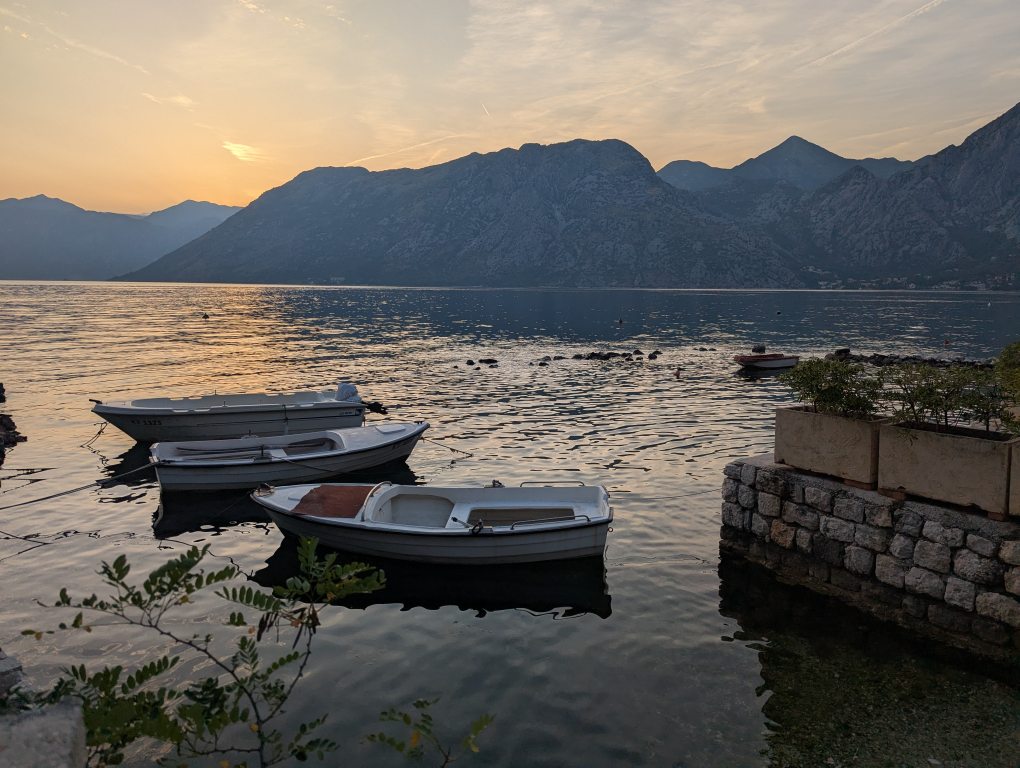
#> input picture conversion_tool/pictures/PXL_20250617_175948718.jpg, 4080 x 3072 px (shown at 1/4 size); its folder holds only this picture in this run
$ python convert.py pictures/PXL_20250617_175948718.jpg --dir landscape
#> lines starting #> are read from the running program, lines starting #| are printed output that depends on the picture
# encoding: utf-8
"""
Optimized image converter for E Ink Spectra 6 (E6) 6-color photo frames.
- Uses the "magic" pure-color palette many firmwares require for color recognition
- --mode cut always crops to exactly fill target (no bars)
- Batch processing with --all
- LANCZOS resize + optional mild sharpening
"""

import sys
import os
from PIL import Image, ImageFilter
import argparse


SUPPORTED_EXTS = {'.jpg', '.jpeg', '.png', '.bmp', '.webp', '.gif'}


def is_likely_output(filename):
    """Skip files that look like previous outputs"""
    name = filename.lower()
    return '_scale.bmp' in name or '_cut.bmp' in name


def get_image_files(directory='.'):
    """Return list of supported image files in directory, excluding outputs"""
    files = []
    for f in os.listdir(directory):
        if os.path.isfile(f):
            ext = os.path.splitext(f)[1].lower()
            if ext in SUPPORTED_EXTS and not is_likely_output(f):
                files.append(f)
    return sorted(files)


def process_image(input_path, args):
    """Core processing logic for one image"""
#> called with input_path = 'pictures/PXL_20250617_175948718.jpg'
    if not os.path.isfile(input_path):
        print(f"  Skip: {input_path} (not found)")
        return

    # Determine target resolution
    if args.dir == 'landscape':
        target = (800, 480)
    elif args.dir == 'portrait':
        target = (480, 800)
    else:
        try:
            with Image.open(input_path) as im:
                target = (800, 480) if im.width >= im.height else (480, 800)
        except Exception:
            print(f"  Skip: {input_path} (cannot open)")
            return

    target_w, target_h = target

    try:
        orig = Image.open(input_path).convert('RGB')
#> orig is the input picture: PIL image 4080x3072 RGB; mean R, G, B 105.8, 101.7, 95.6
    except Exception as e:
        print(f"  Skip: {input_path} (open failed: {e})")
        return

    orig_w, orig_h = orig.size
#> orig_w = 4080; orig_h = 3072

    if args.mode == 'scale':
        ratio = min(target_w / orig_w, target_h / orig_h)
#> ratio = 0.156
        new_size = (round(orig_w * ratio), round(orig_h * ratio))
#> new_size = (638, 480)
        resized = orig.resize(new_size, Image.LANCZOS)
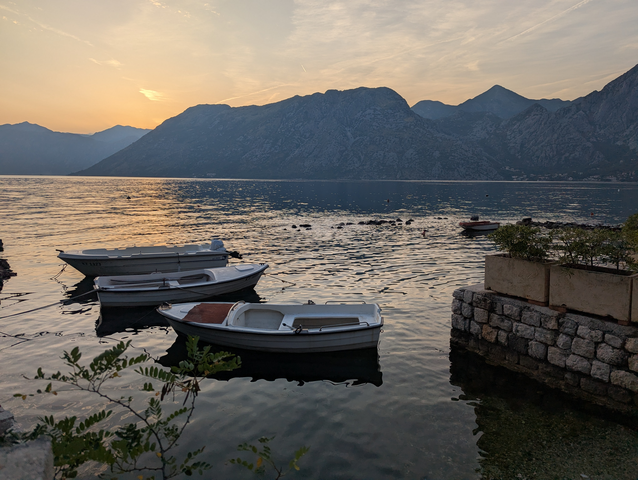
#> resized: PIL image 638x480 RGB; mean R, G, B 105.8, 101.7, 95.6

        result = Image.new('RGB', target, (255, 255, 255))
#> result: PIL image 800x480 RGB; every value is 255
        offset_x = (target_w - new_size[0]) // 2
#> offset_x = 81
        offset_y = (target_h - new_size[1]) // 2
#> offset_y = 0
        result.paste(resized, (offset_x, offset_y))
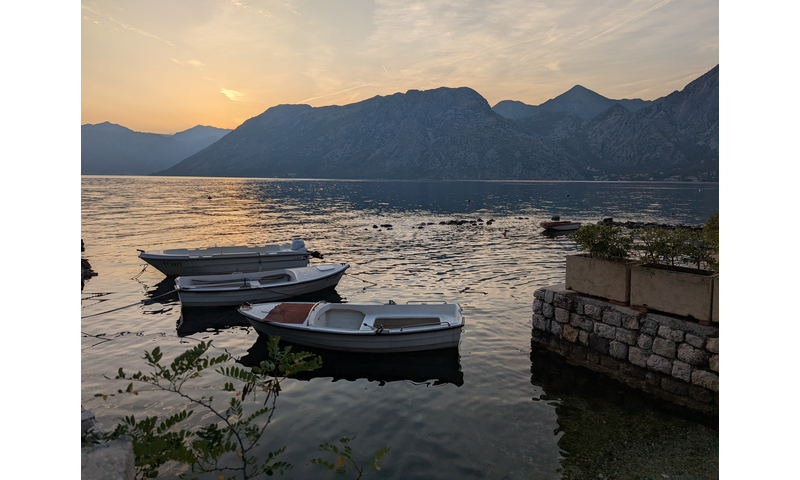
#> result: PIL image 800x480 RGB; mean R, G, B 136, 132.7, 127.9

    else:  # cut = cover + center crop → always fills exactly
        ratio = max(target_w / orig_w, target_h / orig_h)
        new_w = round(orig_w * ratio)
        new_h = round(orig_h * ratio)
        resized = orig.resize((new_w, new_h), Image.LANCZOS)

        left = (new_w - target_w) // 2
        top = (new_h - target_h) // 2
        result = resized.crop((left, top, left + target_w, top + target_h))

    # Mild sharpening (helps detail — disable if it causes issues)
    if not args.no_sharpen:
        result = result.filter(ImageFilter.UnsharpMask(radius=0.8, percent=140, threshold=2))

    # ────────────────────────────────────────────────
    #   Palette that many photo-frame firmwares expect
    #   (pure colors + duplicated black + padding)
    # ────────────────────────────────────────────────
    pal_image = Image.new("P", (1,1))
    pal_image.putpalette(
        (25,  30,  33,  # #191E21  → dark slate / near-black
        232, 232, 232,  # #e8e8e8  → light gray / near-white
        239, 222, 68,   # #efde44  → bright yellow / gold
        178, 19,  24,   # #b21318  → deep red
        33,  87,  186,  # #2157ba  → deep blue
        18,  95,  32)   # #125f20  → dark green
        + (0,0,0)*250     # pad to 256
    )

    # Quantize to the 7-color palette (Of course Atkinson is not available yet)
    if args.dither == 'floydsteinberg':
        dither_flag = Image.Dither.FLOYDSTEINBERG
    elif args.dither == 'atkinson':
        dither_flag = Image.Dither.ATKINSON
    else:
        dither_flag = Image.Dither.NONE
    quantized = result.quantize(colors=7, method=2, dither=dither_flag, palette=pal_image)
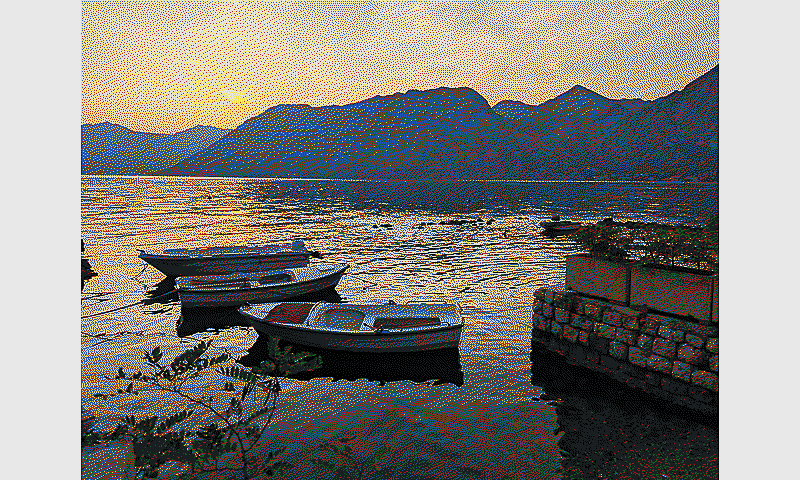
#> quantized: PIL image 800x480 P; mean R, G, B 130.7, 128.4, 123.9

    # Convert back to RGB → 24-bit BMP with only the 7 exact colors
    final = quantized.convert('RGB')

    # Output path
    base, _ = os.path.splitext(input_path)
    out_path = f"{base}_{args.mode}.bmp" if not args.output else args.output

    final.save(out_path)
    print(f"  → {out_path}  ({target_w}×{target_h})")


def main():
    parser = argparse.ArgumentParser(description='Convert image(s) for E Ink Spectra 6 photo frames.')
    parser.add_argument('image_file', type=str, nargs='?', default=None,
                        help='Input image file (ignored when --all is used)')
    parser.add_argument('--all', '-a', action='store_true',
                        help='Convert ALL supported images in current directory')
    parser.add_argument('--dir', choices=['landscape', 'portrait'],
                        help='Force orientation (landscape=800×480, portrait=480×800)')
    parser.add_argument('--mode', choices=['scale', 'cut'], default='scale',
                        help='scale = fit with letterbox | cut = crop to fill')
    parser.add_argument('--dither', type=str, choices=['none', 'floydsteinberg'], default='floydsteinberg',
                        help='Dithering: none (recommended for picky firmwares) | floydsteinberg')
    parser.add_argument('--output', type=str,
                        help='Output filename (only useful for single-file mode)')
    parser.add_argument('--no-sharpen', action='store_true', help='Disable mild pre-sharpening')

    args = parser.parse_args()

    if args.all:
        images = get_image_files()
        if not images:
            print("No supported image files found in current directory.")
            return

        print(f"Batch mode: found {len(images)} image(s) to convert")
        for idx, fname in enumerate(images, 1):
            print(f"[{idx}/{len(images)}] Processing: {fname}")
            process_image(fname, args)
        print("Batch conversion finished.")

    else:
        if not args.image_file:
            parser.error("You must provide an image_file OR use --all")
        print(f"Single file mode: {args.image_file}")
        process_image(args.image_file, args)


if __name__ == '__main__':
    main()
